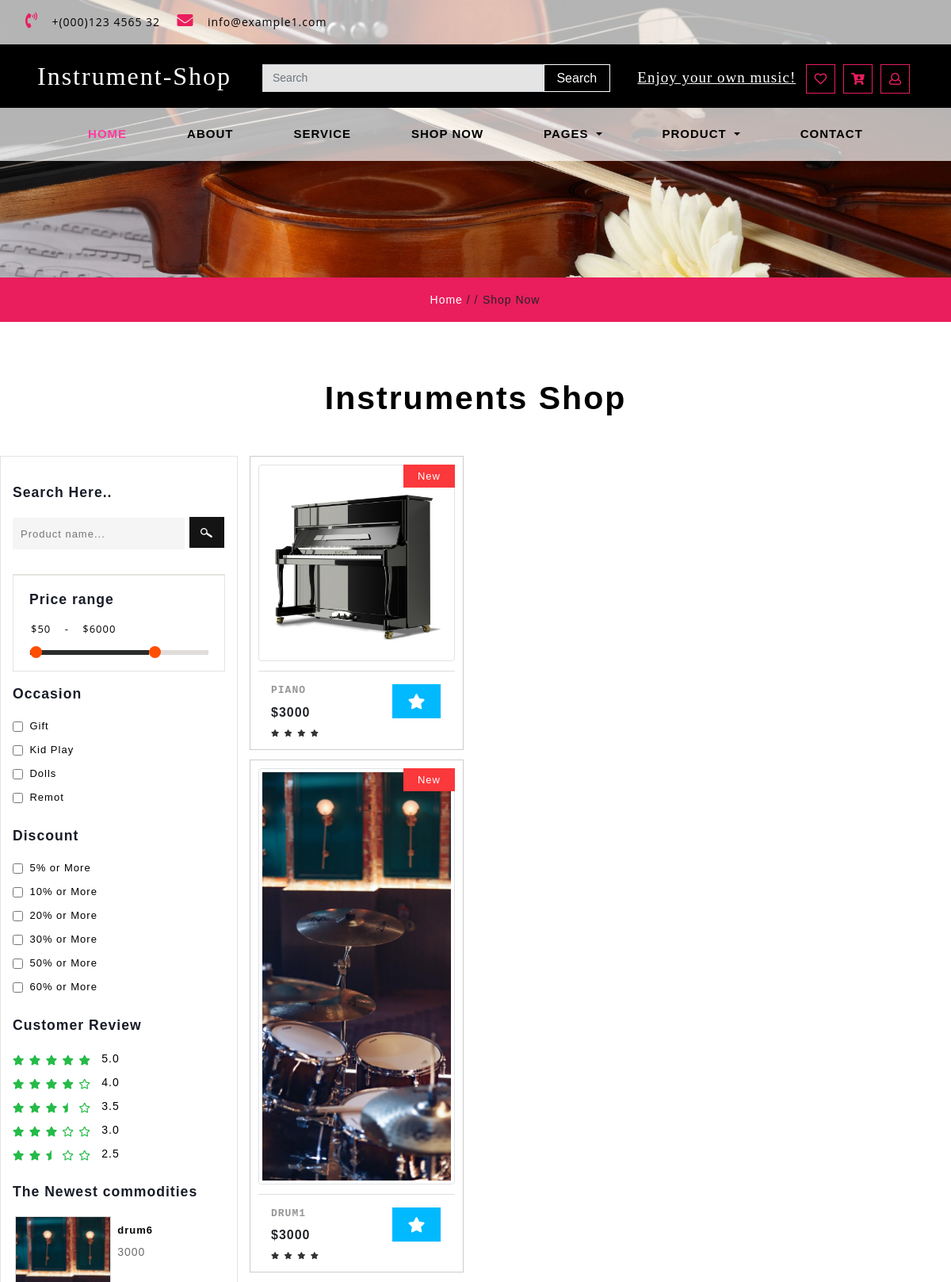
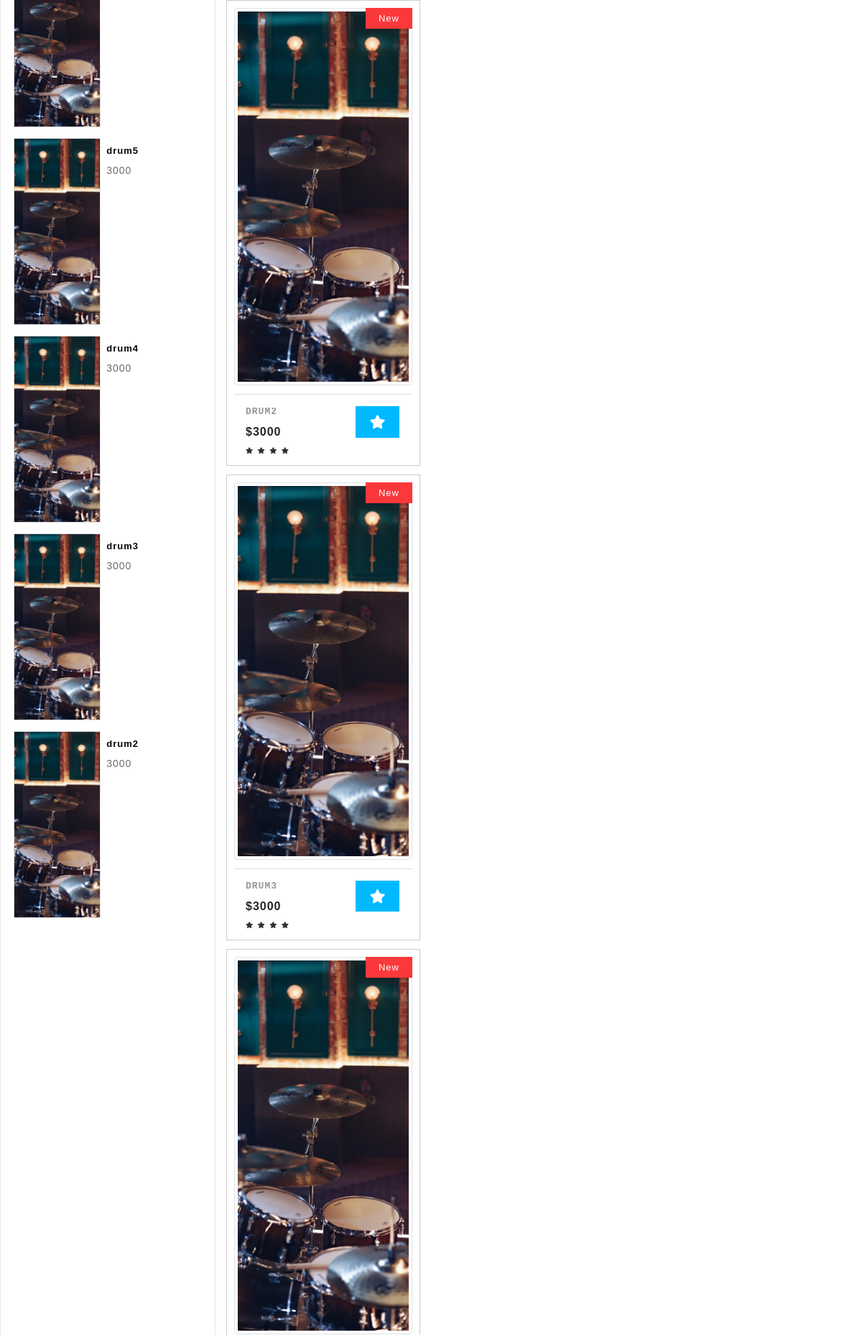
Page /shop (upper part) on the committed database (2 pictures, top to bottom).
### app/models.py (models this page shows)
class Commodity(db.Model):
    __tablename__ = "commodity"
    __table_args__ = {'extend_existing': True}
    id = db.Column(db.Integer, primary_key=True, autoincrement=True)
    commodity_name = db.Column(db.String(32), nullable=False)
    release_time = db.Column(db.DateTime, default=datetime.now)
    cargo_quantity = db.Column(db.Integer, nullable=False)
    pic_path = db.Column(db.String(64), nullable=True)
    price = db.Column(db.Integer, nullable=False)
    introduction = db.Column(db.String(64), nullable=True)
    type = db.Column(db.String(32), nullable=False)
    is_collect = db.Column(db.Boolean, default=False, nullable=False)

### app/routes.py (the view)
@app.route('/shop', methods=['GET', 'POST'])
def shop():
    if islogined():
        authority = session.get('authority')
    else:
        authority = 0
    commodities = Commodity.query.all()
    new_commodities = Commodity.query.order_by(Commodity.id.desc()).all()[0:5]
    user_id = session.get('uid')
    for commodity in commodities:
        collections = Collections.query.filter_by(user_id=user_id, commodity_id=commodity.id).first()
        if collections:
            commodity.is_collected = True
        else:
            commodity.is_collected = False
    return render_template('shop.html', islogin=islogined(), commodities=commodities, new_commodities=new_commodities,
                           types=all_type, type_value=all_type.values(), user_id=user_id,authority=authority)

### app/templates/shop.html (shortened to what this page needs)
{% extends "base.html" %}
{% block content %}
    <link href="../static/css/bootstrap.min.css" rel="stylesheet" type="text/css" media="all">
    <link href="../static/css/fontawesome-all.min.css" rel="stylesheet" type="text/css" media="all">
    <link rel="stylesheet" href="../static/css/shop.css" type="text/css">
    <link rel="stylesheet" type="text/css" href="../static/css/jquery-ui1.css">
    <link href="../static/css/style.css" rel='stylesheet' type='text/css' media="all">
    <div class="inner_page-banner one-img">
    </div>
    <div class="using-border py-3">
        <div class="inner_breadcrumb  ml-4">
            <ul class="short_ls">
                <li>
                    <a href="index">Home</a>
                    <span>/ /</span>
                </li>
                <li>Shop Now</li>
            </ul>
        </div>
    </div>
    <section class="contact py-lg-4 py-md-3 py-sm-3 py-3">
        <div class="container-fluid py-lg-5 py-md-4 py-sm-4 py-3">
            <h3 class="title text-center mb-lg-5 mb-md-4 mb-sm-4 mb-3">Instruments Shop</h3>
            <div class="row">
                <div class="side-bar col-lg-3">
                    <div class="search-hotel">
                        <h3 class="agileits-sear-head">Search Here..</h3>
                        <form action="#" method="post">
                            <input type="search" placeholder="Product name..." name="search" required="">
                            <input type="submit" value=" ">
                        </form>
                    </div>
                    <div class="range">
                        <h3 class="agileits-sear-head">Price range</h3>
                        <ul class="dropdown-menu6">
                            <li>
                                <div id="slider-range"></div>
                                <input type="text" id="amount" style="border: 0; color: #ffffff; font-weight: normal;">
                            </li>
                        </ul>
                    </div>
                    <div class="left-side">
                        <h3 class="agileits-sear-head">Occasion</h3>
                        <ul>
                            <li>
                                <input type="checkbox" class="checked">
                                <span class="span">Gift</span>
                            </li>
                            <li>
                                <input type="checkbox" class="checked">
                                <span class="span">Kid Play</span>
                            </li>
                            <li>
                                <input type="checkbox" class="checked">
                                <span class="span">Dolls</span>
                            </li>
                            <li>
                                <input type="checkbox" class="checked">
                                <span class="span">Remot</span>
                            </li>
                        </ul>
                    </div>
                    <div class="left-side">
                        <h3 class="agileits-sear-head">Discount</h3>
                        <ul>
                            <li>
                                <input type="checkbox" class="checked">
                                <span class="span">5% or More</span>
                            </li>
                            <li>
                                <input type="checkbox" class="checked">
                                <span class="span">10% or More</span>
                            </li>
                            <li>
                                <input type="checkbox" class="checked">
                                <span class="span">20% or More</span>
                            </li>
                            <li>
                                <input type="checkbox" class="checked">
                                <span class="span">30% or More</span>
                            </li>
                            <li>
                                <input type="checkbox" class="checked">
                                <span class="span">50% or More</span>
                            </li>
                            <li>
                                <input type="checkbox" class="checked">
                                <span class="span">60% or More</span>
                            </li>
                        </ul>
                    </div>
                    <div class="customer-rev left-side">
                        <h3 class="agileits-sear-head">Customer Review</h3>
                        <ul>
                            <li>
                                <a href="#">
                                    <i class="fas fa-star"></i>
                                    <i class="fas fa-star"></i>
                                    <i class="fas fa-star"></i>
                                    <i class="fas fa-star"></i>
                                    <i class="fas fa-star"></i>
                                    <span>5.0</span>
                                </a>
                            </li>
                            <li>
                                <a href="#">
                                    <i class="fas fa-star"></i>
                                    <i class="fas fa-star"></i>
                                    <i class="fas fa-star"></i>
                                    <i class="fas fa-star"></i>
                                    <i class="far fa-star"></i>
                                    <span>4.0</span>
                                </a>
                            </li>
                            <li>
                                <a href="#">
                                    <i class="fas fa-star"></i>
                                    <i class="fas fa-star"></i>
                                    <i class="fas fa-star"></i>
                                    <i class="fas fa-star-half"></i>
                                    <i class="far fa-star"></i>
                                    <span>3.5</span>
                                </a>
                            </li>
                            <li>
                                <a href="#">
                                    <i class="fas fa-star"></i>
                                    <i class="fas fa-star"></i>
                                    <i class="fas fa-star"></i>
                                    <i class="far fa-star"></i>
                                    <i class="far fa-star"></i>
                                    <span>3.0</span>
                                </a>
                            </li>
                            <li>
                                <a href="#">
                                    <i class="fas fa-star"></i>
                                    <i class="fas fa-star"></i>
                                    <i class="fas fa-star-half"></i>
                                    <i class="far fa-star"></i>
                                    <i class="far fa-star"></i>
                                    <span>2.5</span>
                                </a>
                            </li>
                        </ul>
                    </div>
                    <div class="deal-leftmk left-side">
                        <h3 class="agileits-sear-head">The Newest commodities</h3>
                        {% for commodity in new_commodities %}
                            <div class="row special-sec1">
                                <div class="col-xs-4 img-deals">
                                    <img src="{{ commodity.pic_path }}" alt="" class="img-fluid">
                                </div>
                                <div class="col-xs-8 img-deal1">
                                    <h3>{{ commodity.commodity_name }}</h3>
                                    <a href="single/{{ commodity.id }}">{{ commodity.price }}</a>
                                </div>
                            </div>
                        {% endfor %}
                    </div>
                </div>
                <div class="left-ads-display col-lg-9">
                    {% for commodity in commodities %}
                        <div class="row">
                            <div class="col-lg-4 col-md-6 col-sm-6 product-men women_two">
                                <div class="product-toys-info">
                                    <div class="men-pro-item">
                                        <div class="men-thumb-item">
                                            <img src="{{ commodity.pic_path }}" class="img-thumbnail img-fluid" alt="">
                                            <span class="product-new-top">New</span>
                                        </div>
                                        <div class="item-info-product">
                                            <div class="info-product-price">
                                                <div class="grid_meta">
                                                    <div class="product_price">
                                                        <h4>
                                                            <a href="single/{{ commodity.id }}">{{ commodity.commodity_name }}</a>
                                                        </h4>
                                                        <div class="grid-price mt-2">
                                                            <span class="money ">${{ commodity.price }}</span>
                                                        </div>
                                                    </div>
                                                    <ul class="stars">
                                                        <li>
                                                            <a href="#">
                                                                <i class="fas fa-star"></i>
                                                            </a>
                                                        </li>
                                                        <li>
                                                            <a href="#">
                                                                <i class="fas fa-star"></i>
                                                            </a>
                                                        </li>
                                                        <li>
                                                            <a href="#">
                                                                <i class="fas fa-star"></i>
                                                            </a>
                                                        </li>
                                                        <li>
                                                            <a href="#">
                                                                <i class="fas fa-star"></i>
                                                            </a>
                                                        </li>
                                                    </ul>
                                                </div>
                                                <div class="toys single-item hvr-outline-out">
                                                    <button id="button_collect{{ commodity.id }}"
                                                            class="toys-cart ptoys-cart"
                                                            {% if commodity.is_collected %}
                                                            style="background: rgb(255, 193, 7)"
                                                            {% else %}
                                                            style="background: #00b9ff"
                                                            {% endif %}
                                                            onclick=collect("{{ commodity.id }}")>
                                                        <i class="fas fa-star"></i>
                                                    </button>
                                                </div>
                                            </div>
                                        </div>
                                    </div>
                                </div>
                            </div>
                        </div>
                    {% endfor %}
                </div>
            </div>
        </div>
    </section>
{% endblock %}

### rows in the picture
Commodity: pic_path (picture), commodity_name "drum6", price "3000"
Commodity: pic_path (picture), commodity_name "drum5", price "3000"
Commodity: pic_path (picture), commodity_name "drum4", price "3000"
Commodity: pic_path (picture), commodity_name "drum3", price "3000", commodity_name "DRUM3"
Commodity: pic_path (picture), commodity_name "drum2", price "3000", commodity_name "DRUM2"
Commodity: pic_path (picture), commodity_name "PIANO", price "3000"
Commodity: pic_path (picture), commodity_name "DRUM1", price "3000"
